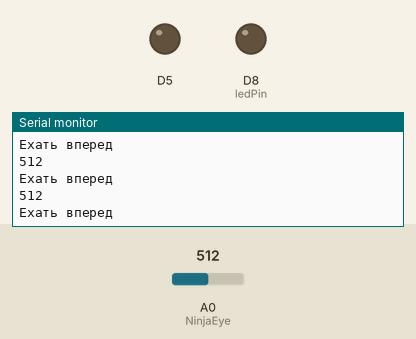
A program run on a simulated ESP8266 (NodeMCU). Shown: output pins drawn as LEDs (lit = HIGH), the last lines printed to the serial monitor. The inputs (shaded band) are chosen by the test bench; at power-on: A0 (NinjaEye) = 512.

Above: at 1.2 s.
1.3 s: A0 (NinjaEye) set to 110
At 2.0 s:
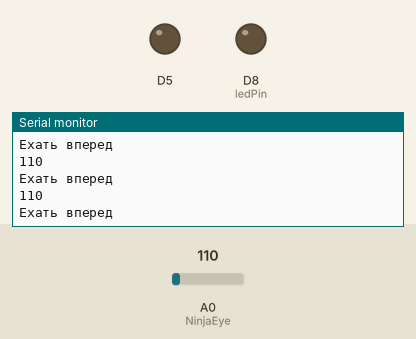
4.3 s: A0 (NinjaEye) set to 89
At 4.9 s:
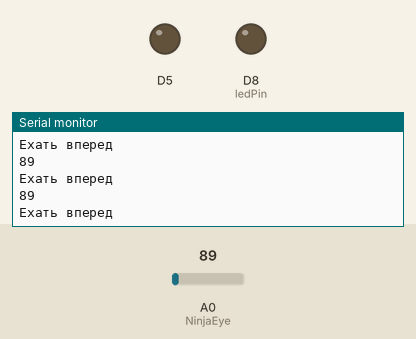
Timing chart, 0 to 7.3 s (numbered marks = the images above; inputs shaded):
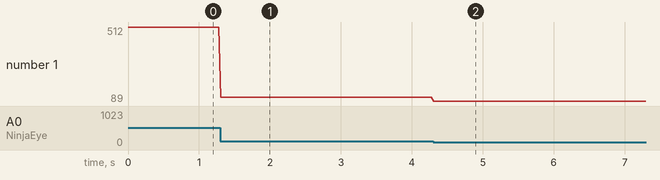

The program:

main.cpp
```cpp
#include <Arduino.h>

int NinjaEye = A0;
int ledPin = D8;

void setup() {
    // put your setup code here, to run once
    pinMode(NinjaEye,INPUT); // Установить пин с фоторезистором в режим чтения
    pinMode(ledPin,OUTPUT);   // Установить пин светодиода в режим вывода информации
    pinMode(D5,OUTPUT);
    Serial.begin(9600);
    // test
}

void loop() {
    // put your main code here, to run repeatedly:
    ledPin = analogRead(NinjaEye); // Читать значение датчика света (фоторезистора)
   Serial.println(ledPin);
   /// bbbbb
   // Если значение датчика меньше или равно 16,
   if (ledPin>16) {
     Serial.println("Ехать вперед");
     digitalWrite(D1, HIGH);
}
  else {
  Serial.println("притаиться");
  digitalWrite(D1, LOW);
   }
                         // значит света не и включаем светодиод
                       // иначе выключаем светодиод
}
```

Measured:
- after the input at 1.3 s, the serial monitor: prints a new line at once (image 1)
- after the input at 4.3 s, the serial monitor: prints a new line at once (image 2)
- plotted number 1: 512 → 110 after the input at 1.3 s, 110 → 89 after the input at 4.3 s
